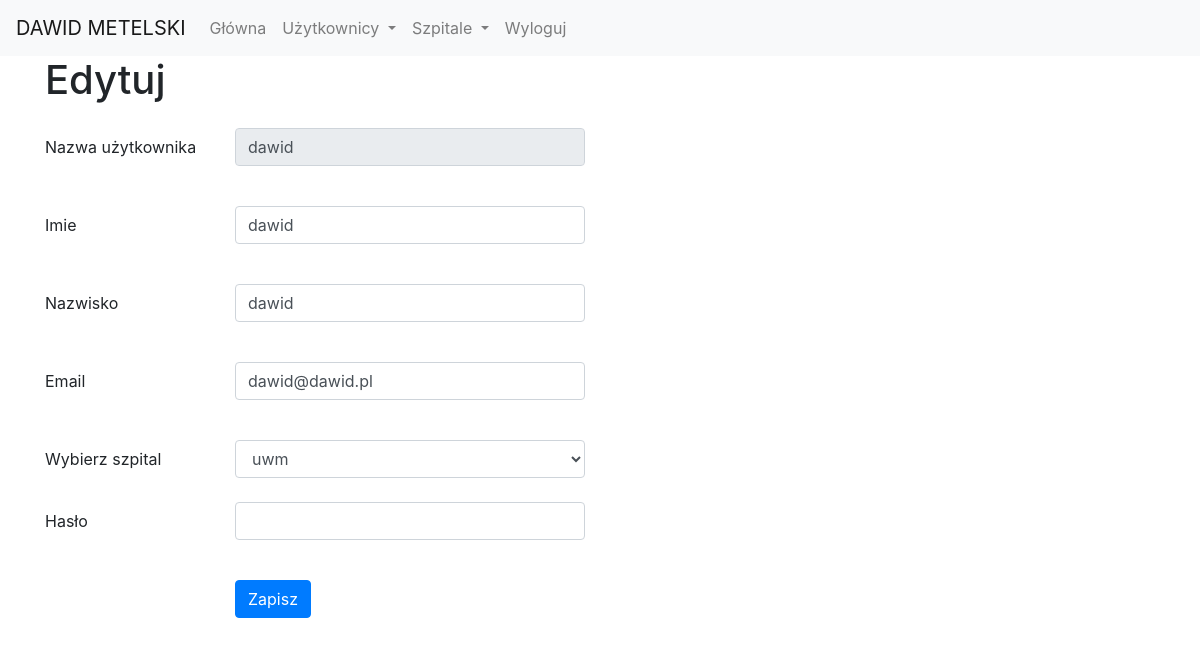
/edit_user/2 (signed in), run on the app's committed database.
### models.py (models this page shows, shortened)
class User(db.Model, UserMixin):
    id = db.Column(db.Integer, primary_key=True)
    name = db.Column(db.String(50), unique=True)
    password = db.Column(db.String(100))
    first_name = db.Column(db.String(50))
    last_name = db.Column(db.String(50))
    email = db.Column(db.String(50), unique=True)
    is_active = db.Column(db.Boolean, default=True)
    hospital_id = db.Column(db.Integer, db.ForeignKey('hospital.id'))

### app.py (the view)
@app.route('/edit_user/<int:user_id>', methods=['GET', 'POST'])
@login_required
def edit_user(user_id):
    user = User.query.get(user_id)
    form = EditUserForm(obj=user)
    hospitals = Hospital.query.all()
    form.hospital_id.choices = [(hospital.id, hospital.name) for hospital in hospitals]
    if user:
        if form.validate_on_submit():
            form.populate_obj(user)  # Uaktualnij obiekt użytkownika na podstawie danych z formularza
            db.session.commit()
            flash('Dane użytkownika zostały zaktualizowane.', 'success')
            return redirect(url_for('users', user_id = user.id))
        return render_template('user/edit_user.html', form=form, user_id = user.id)
    else:
        flash('Nie znaleziono użytkownika o podanym identyfikatorze.', 'error')
        return redirect(url_for('users'))

### forms.py
class EditUserForm(FlaskForm):
    name = StringField('Nazwa użytkownika', render_kw={'readonly': True})
    email = StringField('Email', validators=[DataRequired(), Email()])
    first_name = StringField('Imie', validators=[DataRequired()])
    last_name = StringField('Nazwisko', validators=[DataRequired()])
    password = PasswordField('Hasło', validators=[DataRequired(), Length(min=5, max=100)])
    hospital_id = SelectField('Wybierz szpital', validators=[DataRequired()], coerce=int)
    submit = SubmitField('Zapisz')

### app.py (called while the page is built)
@login_manager.user_loader
def load_user(id):
    return User.query.filter(User.id == id).first()

### templates/user/edit_user.html (shortened to what this page needs)
{% extends "base.html" %}
{% block content %}
<div class="container">
    <div class="row mb-3">
        <div class="col-5 h1">Edytuj</div>
    </div>
    <form id="login_form" action="{{ url_for('edit_user', user_id=user_id) }}" method="POST">
        <div class="row mb-3">
            <div class="col-2 col-form-label">
                {{ form.name.label }}
            </div>
            <div class="col-4">
                {{ form.name(class="form-control") }}<br>
            </div>
        </div>
        <div class="row mb-3">
            <div class="col-2 col-form-label">
                {{ form.first_name.label }}
            </div>
            <div class="col-4">
                {{ form.first_name(class="form-control") }}<br>
            </div>
        </div>
         <div class="row mb-3">
            <div class="col-2 col-form-label">
                {{ form.last_name.label }}
            </div>
            <div class="col-4">
                {{ form.last_name(class="form-control") }}<br>
            </div>
        </div>
         <div class="row mb-3">
            <div class="col-2 col-form-label">
                {{ form.email.label }}
            </div>
            <div class="col-4">
                {{ form.email(class="form-control") }}<br>
            </div>
        </div>
        <div class="row mb-3">
            <div class="col-2 col-form-label">{{ form.hospital_id.label }}</div>
            <div class="col-4">{{ form.hospital_id(class="form-control") }}</div>
        </div>
        <div class="row mb-3">
            <div class="col-2 col-form-label">
                {{ form.password.label }}
            </div>
            <div class="col-4">
                {{ form.password(class="form-control") }}<br>
            </div>
        </div>
        <div class="row mb-3">
            <div class="col-2"></div>
            <div class="col-2">
                {{ form.submit(class="btn btn-primary") }}
            </div>
        </div>
    </form>
</div>
{% endblock %}

### data on the page
User: name "dawid", first_name "dawid", last_name "dawid", email "dawid@dawid.pl", hospital_id "uwm"
